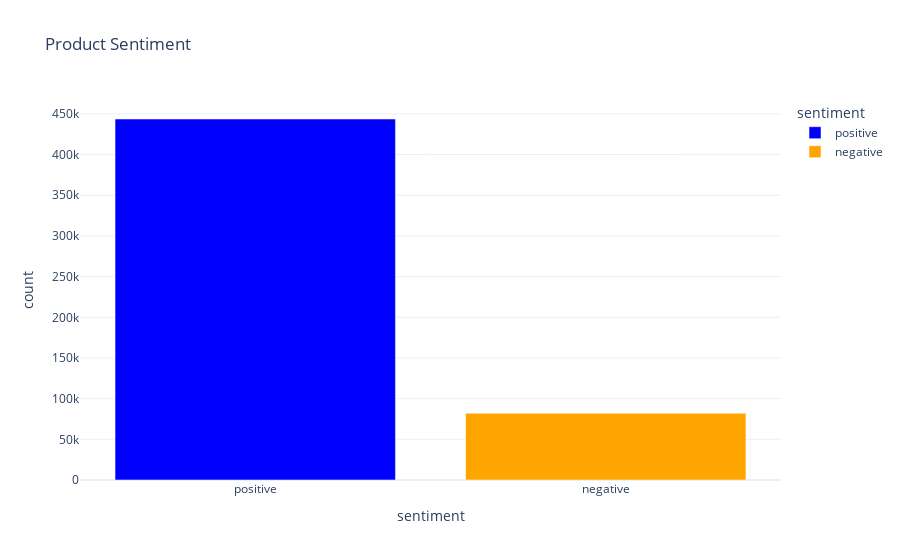

The notebook cell this image was saved under:
### Code cell
# creamos un pequeño df temporal para poder visualizar las ocurrencias de -1 y 1 (reemplazado por positive/negative)
# a manera de gráfico. Buscamos el conteo con value_counts 
sentiment_counts = df['sentiment'].replace({1: 'positive', -1: 'negative'}).value_counts().reset_index()

sentiment_counts.columns = ['sentiment', 'count']

fig = px.bar(sentiment_counts, x='sentiment', y='count', 
             title='Product Sentiment',
             color='sentiment',
             color_discrete_sequence=['blue', 'orange'],
             template='plotly_white')


fig.show()

### Figure 1 — Plotly figure (JSON) as saved in the notebook; plotly's stock layout.template omitted (floating-point values rounded to 4 significant figures)
{"data": [{"alignmentgroup": "True", "hovertemplate": "sentiment=%{x}<br>count=%{y}<extra></extra>", "legendgroup": "positive", "marker": {"color": "blue", "pattern": {"shape": ""}}, "name": "positive", "offsetgroup": "positive", "orientation": "v", "showlegend": true, "textposition": "auto", "type": "bar", "x": ["positive"], "xaxis": "x", "y": [443777], "yaxis": "y"}, {"alignmentgroup": "True", "hovertemplate": "sentiment=%{x}<br>count=%{y}<extra></extra>", "legendgroup": "negative", "marker": {"color": "orange", "pattern": {"shape": ""}}, "name": "negative", "offsetgroup": "negative", "orientation": "v", "showlegend": true, "textposition": "auto", "type": "bar", "x": ["negative"], "xaxis": "x", "y": [82037], "yaxis": "y"}], "layout": {"barmode": "relative", "legend": {"title": {"text": "sentiment"}, "tracegroupgap": 0}, "title": {"text": "Product Sentiment"}, "xaxis": {"anchor": "y", "categoryarray": ["positive", "negative"], "categoryorder": "array", "domain": [0, 1], "title": {"text": "sentiment"}}, "yaxis": {"anchor": "x", "domain": [0, 1], "title": {"text": "count"}}}}
